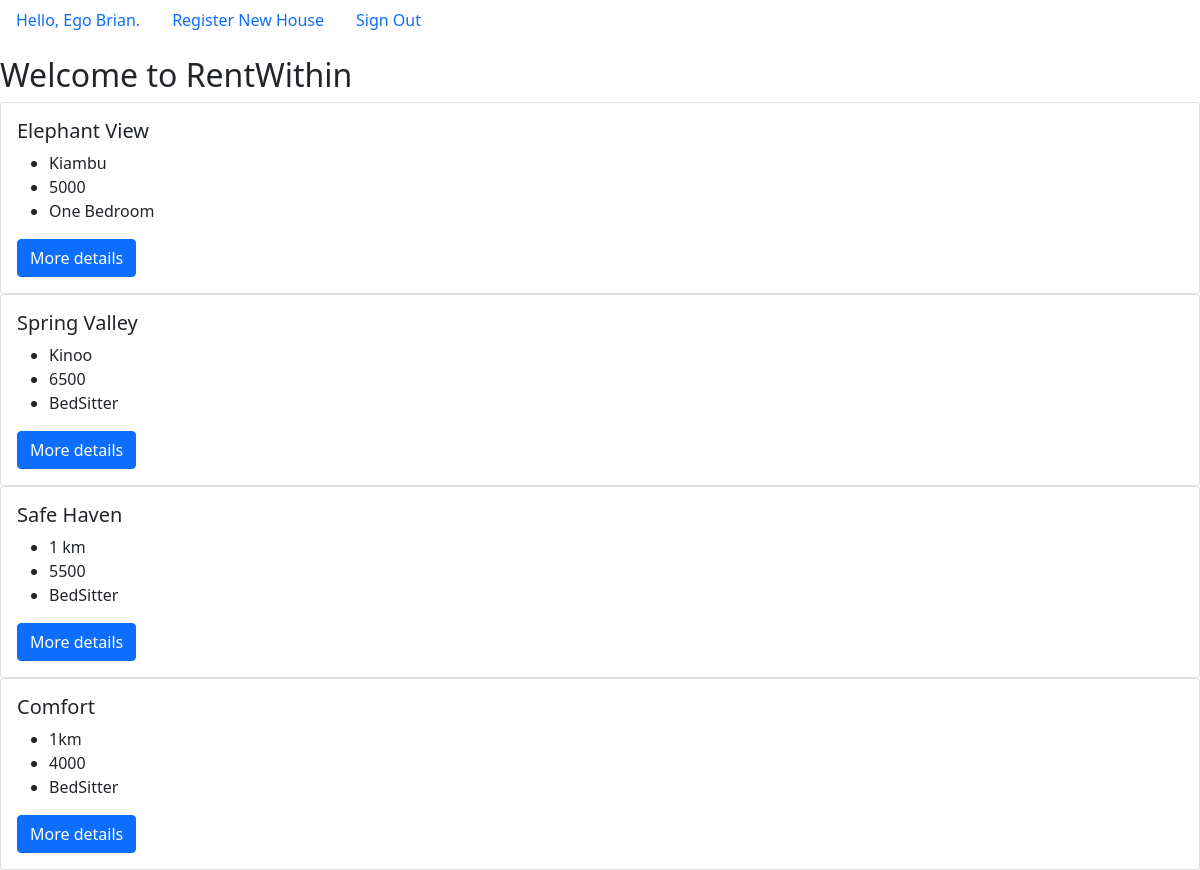
Screenshot of / (signed in) with the database file from the repository.
### custom/models.py (models this page shows, shortened)
class RentUser(AbstractBaseUser):
    USER_TYPE=(
        ("LD","Landlord"),
        ("TN","Tenant")
    )
    first_name=models.CharField(max_length=20)
    last_name=models.CharField(max_length=20)
    email=models.EmailField(verbose_name="Email Address",unique=True)
    phone_number=models.CharField(max_length=12, null=True)
    nat_id=models.CharField(max_length=8,unique=True)
    dob=models.DateField(verbose_name="Date of Birth")
    user_type=models.CharField(choices=USER_TYPE,max_length=8)
    is_active=models.BooleanField(default=True)
    is_admin=models.BooleanField(default=False)
    objects=UserManager()
    USERNAME_FIELD="nat_id"
    REQUIRED_FIELDS=["first_name","last_name","dob","user_type",'email']
    def __str__(self) -> str:
        return f"{self.first_name} {self.last_name}"

class HouseModel(models.Model):
    HOUSE_TYPE=(
        ("BD","BedSitter"),
        ("OB","One Bedroom"),
        ("TB","Two Bedroom"),
        ("THD","Three Bedroom"),
        ("CM","Commercial"),
        ("GH","Guest House"),
    )
    house_name=models.CharField(max_length=30)
    house_location=models.CharField(max_length=20)
    rent_per_month=models.CharField(max_length=10)
    house_type=models.CharField(choices=HOUSE_TYPE,default="BedSitter",max_length=15)
    landlord=models.ForeignKey(settings.AUTH_USER_MODEL,on_delete=models.CASCADE)

### custom/views.py (the view)
# urls.py: path("",homePage,name="homepage"),
def homePage(request):
    houses=HouseModel.objects.all()
    return render(request,"index.html",{"houses":houses})

### templates/index.html (shortened to what this page needs)
{% extends 'base.html' %}
{% block content %}
<nav class="nav">
    {% if request.user.is_authenticated %}
    <p class="nav-link"> Hello, {{request.user}}.</p>
    {% if request.user.user_type == "LD" %}
        <a class="nav-link" href={% url 'house_reg' %}>Register New House</a>
    {% endif %}
    <a class="nav-link" href="{% url 'signout' %}">Sign Out</a>
    {% else %}
    <a class="nav-link" href="{% url 'login' %}">Login</a>
    <a class="nav-link" href="{% url 'signup' %}">Sign Up</a>
    {% endif %}
</nav>
<div class="main">
    <h2>Welcome to RentWithin</h2>
    {% for house in houses %}
    <div class="card">
        <div class="card-body">
            <h5 class="card-title">{{house.house_name}}</h5>
            <ul class="card-text">
                <li>{{house.house_location}}</li>
                <li>{{house.rent_per_month}}</li>
                <li>{{house.get_house_type_display}}</li>
            </ul>
            <a href="house_details/{{house.id}}/" class="btn btn-primary">More details</a>
        </div>
    </div>
    {% endfor %}
</div>
{% endblock content %}

### rows the page displays
RentUser: user "Ego Brian"
HouseModel: house_name "Elephant View", house_location "Kiambu", rent_per_month "5000", house_type "One Bedroom"
HouseModel: house_name "Spring Valley", house_location "Kinoo", rent_per_month "6500", house_type "BedSitter"
HouseModel: house_name "Safe Haven", house_location "1 km", rent_per_month "5500", house_type "BedSitter"
HouseModel: house_name "Comfort", house_location "1km", rent_per_month "4000", house_type "BedSitter"
